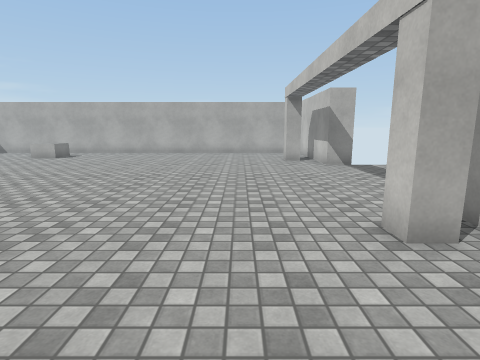
View 1 (above)

15 first-person views from a walk through a scene from a Unity 3-D project. The camera is 1.4 m above the floor, tilts 10° down and sees 80° across. The floor is counted in squares, 1 m on a side. Each view is taken from the middle of a square. On the plan, view 1 faces up. The plan holds only what a view shows up to about 14 squares ahead; the rest is blank. The place goes on beyond the plan. The player is left out. Surface patterns are stand-ins for the level's own textures.

View 2
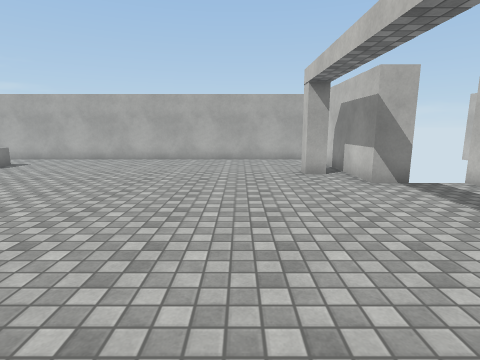

View 3
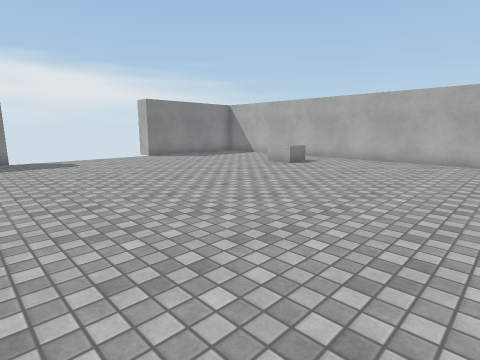

View 4
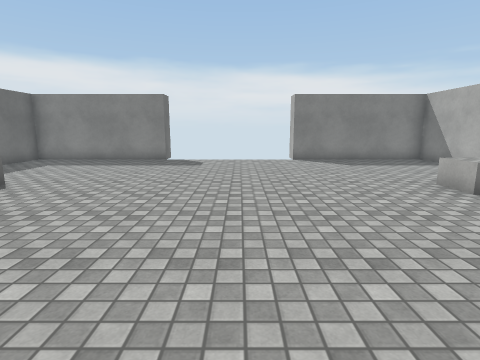

View 5
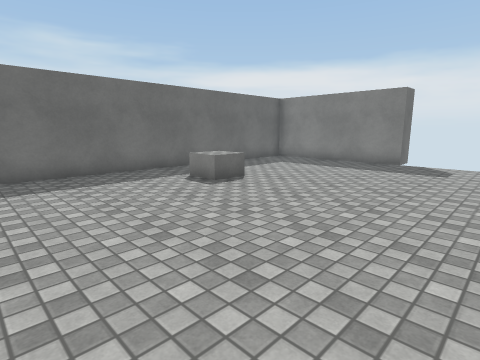

View 6
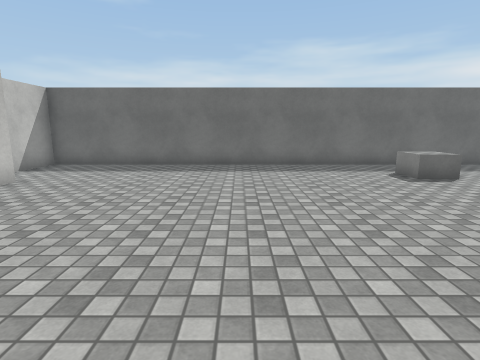

View 7
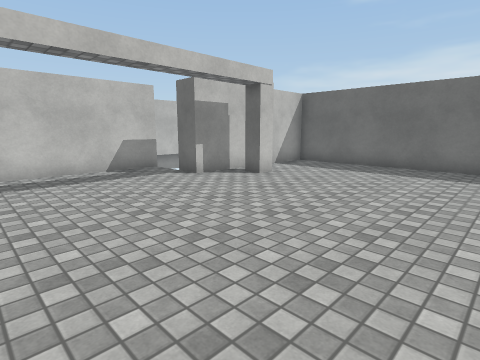

View 8
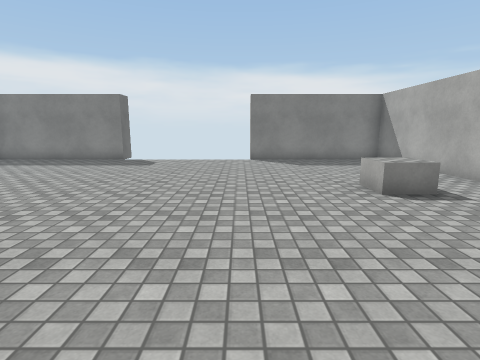

View 9
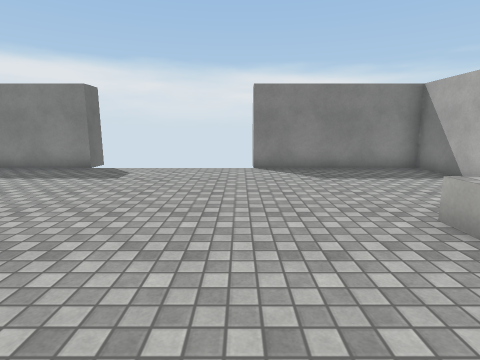

View 10
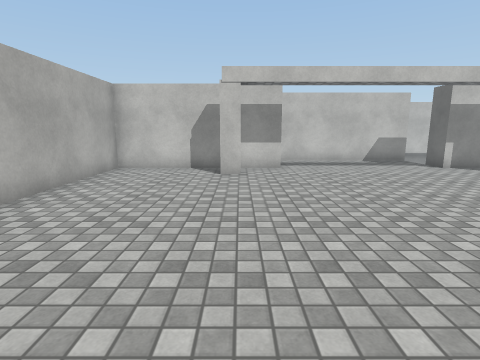

View 11
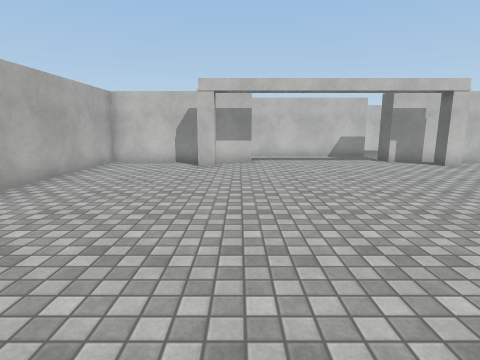

View 12
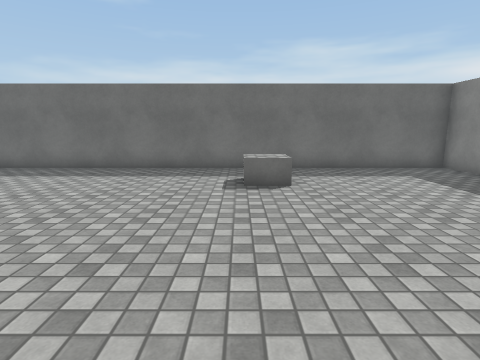

View 13
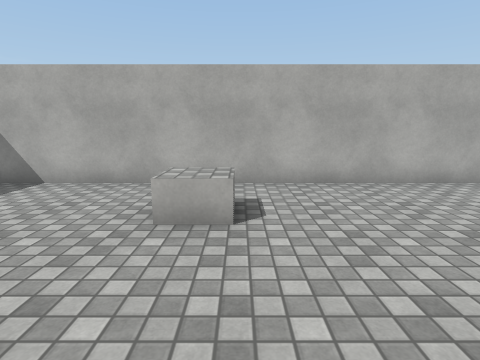

View 14
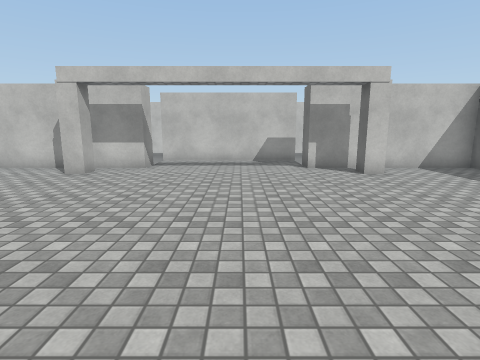

View 15
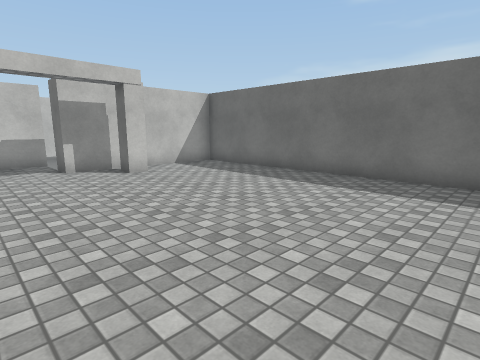

### Floor plan
Points are (right, up) in squares from view 1. A wall is a line through its corners. A room is listed if a view was taken in it or the views show most of it. See-through windows are left out.
Room 1 (views 1, 2, 3, 4, 5, 6, 7, 8, 9, 10, 11, 12, 13, 14, 15)
walls: (2.8, 13) (2.1, 13) (2.1, 13.6); (2.8, 3.4) (2.1, 3.4) (2.1, 4) (2.8, 4); (4.6, 11.5) (3.5, 11.5) (3.5, 17.5) (-16.5, 17.5) (-16.5, 11.5); (-16.5, 5.5) (-16.5, -0.5) (3.5, -0.5) (3.5, 5.5) (4.5, 5.5); (6, 5.4) (6, 11.5)
objects: other object (-10, 2) to (-9, 3); other object (-10, 14) to (-9, 15)

Where each view was taken, in squares from view 1:
view 1: 0 up, 0 right, facing up
view 2: 4 up, 0 right, facing up
view 3: 4 up, 2 left, facing up-left
view 4: 9 up, 3 left, facing left
view 5: 9 up, 4 left, facing down-left
view 6: 11 up, 4 left, facing down
view 7: 11 up, 4 left, facing down-right
view 8: 11 up, 3 left, facing left
view 9: 11 up, 6 left, facing left
view 10: 13 up, 7 left, facing right
view 11: 12 up, 9 left, facing right
view 12: 10 up, 9 left, facing down
view 13: 10 up, 9 left, facing up
view 14: 8 up, 7 left, facing right
view 15: 8 up, 7 left, facing down-right
